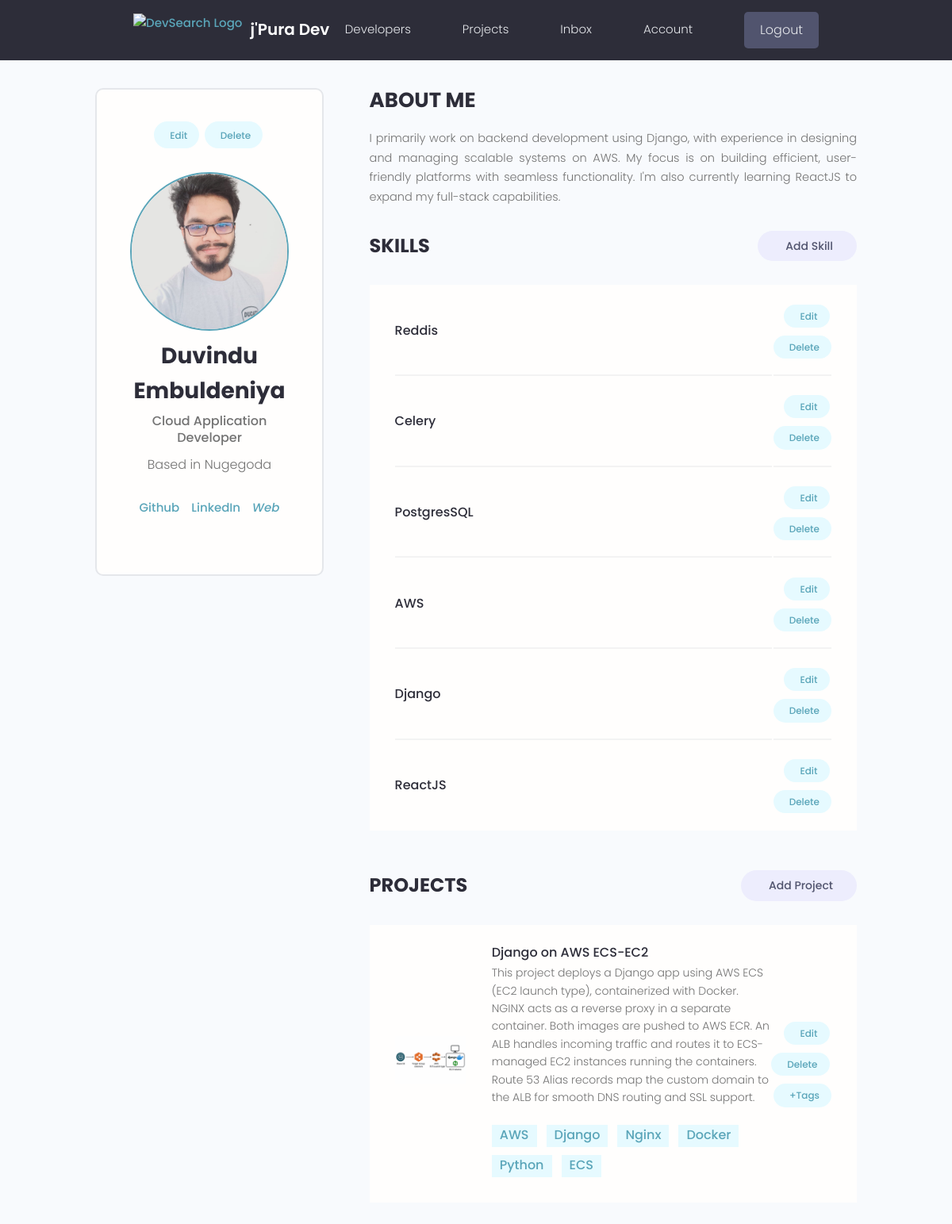
Page /account-info/duvindu/ (signed in) on the earlier database version.
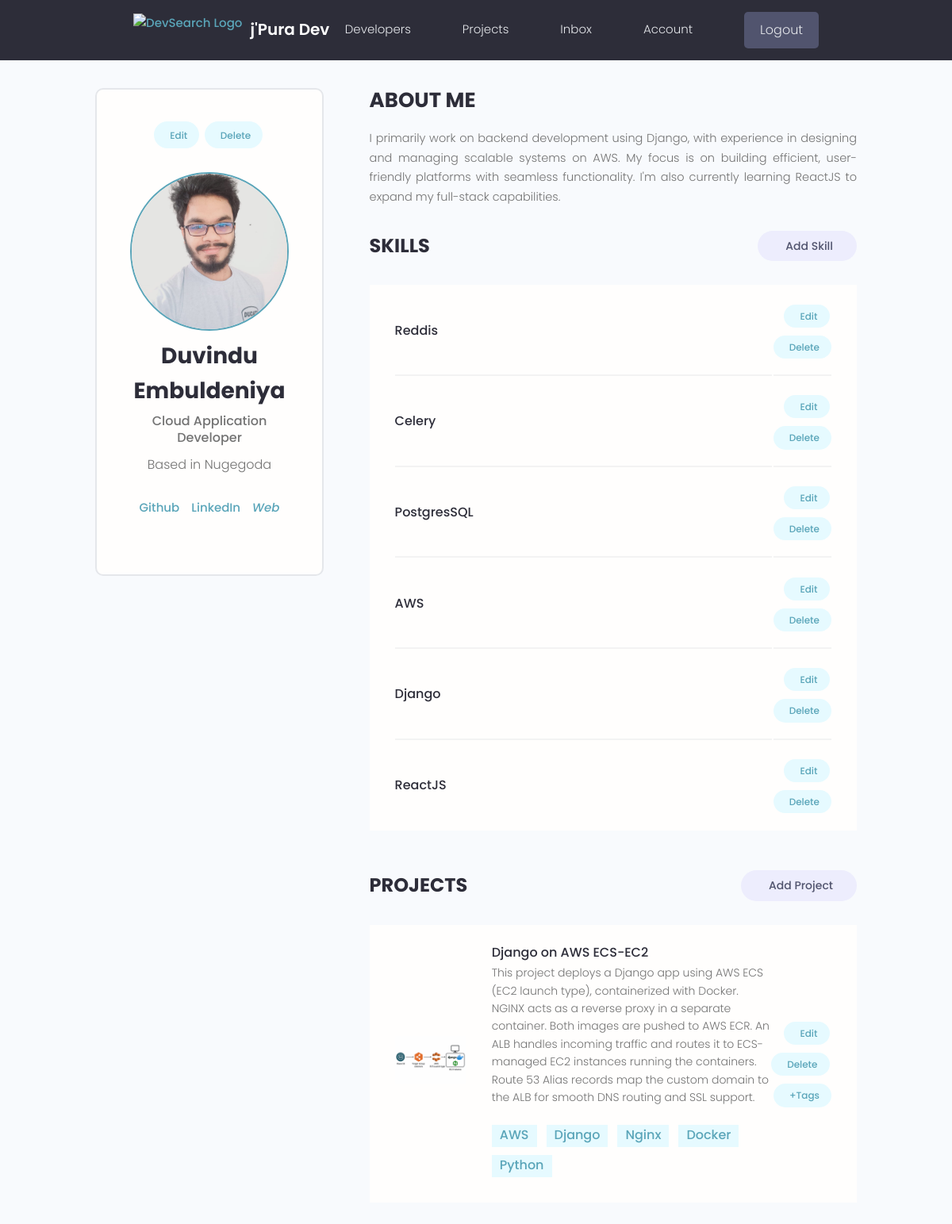
Same page on the later database version.
### home/models.py (models this page shows, shortened)
class Skill(models.Model):
    owner = models.ForeignKey(User, on_delete=models.CASCADE)
    name = models.CharField(max_length=16)
    description = models.TextField(blank=True, null=True)
    created = models.DateTimeField(auto_now_add=True)

class Project(models.Model):
    owner = models.ForeignKey(User, on_delete=models.CASCADE)
    title = models.CharField(max_length=30)
    description = models.TextField()
    source_link = models.CharField(max_length=200, blank=True, null=True)
    image = models.ImageField(upload_to='uploaded_project_model/', blank=True, null=True)
    vote_total = models.IntegerField(default=0)
    vote_ratio = models.IntegerField(default=0)
    created = models.DateTimeField(auto_now_add=True)
    class Meta:
        ordering = ['-created']

class Tag(models.Model):
    name = models.CharField(max_length=16)
    project = models.ForeignKey(Project, on_delete=models.CASCADE)
    created = models.DateField(auto_now_add=True)

### home/views.py (the view)
# urls.py: path('account-info/<str:username>/', my_account, name = 'my-account'),
@login_required
def my_account(request,username):
    current_user = User.objects.get(username = username)
    if request.user != current_user:
        return HttpResponse('<h1>043 Forbidden!')
    projects = current_user.project_set.all()
    top_skills = current_user.skill_set.exclude(description__exact = '')
    other_skills = current_user.skill_set.filter(description__exact = '')
    context = {'current_user':current_user, 'projects':projects, 'top_skills':top_skills, 'other_skills':other_skills}
    return render(request, 'home/account.html', context)

### home/templates/home/account.html (shortened to what the changed rows need)
{% extends 'base.html' %}
{% load static %}
{% block content %}
  <main class="settingsPage profile my-md">
    <div class="container">
      <div class="layout">
        <div class="column column--1of3">
          <div class="card text-center">
            <div class="card__body dev">
              <h2 class="dev__name">{{current_user.profile.name}}</h2>
            </div>
          </div>
        </div>
        <div class="column column--2of3">
          <table class="settings__table">
            {% for skill in other_skills %}
                <tr>
                <td class="settings__tableInfo">
                    <h4>{{skill.name}}</h4>
                </td>
                <td class="settings__tableActions">
                    <a class="tag tag--pill tag--main settings__btn" href="{% url 'skill-update' skill.pk %}"> Edit</a>
                    <a class="tag tag--pill tag--main settings__btn" href="{% url 'skill-delete' skill.pk %}">
                    Delete</a>
                </td>
                </tr>
            {% endfor %}
          </table>
          <table class="settings__table">
            {% for project in projects %}
                <tr>
                <td class="settings__thumbnail">
                    {% if project.image %}
                        <a href="{% url 'project' project.id %}"><img src="{{project.image.url}}" alt="Project Thumbnail" /></a>
                    {% else %}
                        <a href="{% url 'project' project.id %}"><img src="{% static 'static_project_model/default.jpg' %}" alt="Project Thumbnail" /></a>
                    {% endif %}
                </td>
                <td class="settings__tableInfo">
                    <a href="{% url 'project' project.id %}">{{project.title}}</a>
                    <p>
                    {{project.description}}
                    </p>
                    <br>
                    {% for tag in project.tag_set.all %}
                      <a style="padding-left: 10px; margin-bottom: 10px; margin-right: 8px;" class="tag--main " href="{% url 'tag-option' tag.id %}"><small>{{tag.name}}</small></a>
                    {% endfor %}
                </td>
                <td class="settings__tableActions">
                    <a class="tag tag--pill tag--main settings__btn" href="{% url 'project-update' project.pk %}"> Edit</a>
                    <a class="tag tag--pill tag--main settings__btn" href="{% url 'project-delete' project.pk %}">
                    Delete</a>
                    <a class="tag tag--pill tag--main settings__btn" href="{% url 'tag-create' project.id %}">+Tags</a>
                </td>
                </tr>
            {% endfor %}
          </table>
        </div>
      </div>
    </div>
  </main>
{% endblock content %}

Differences in the rows shown:
removed Tag: name "ECS"
